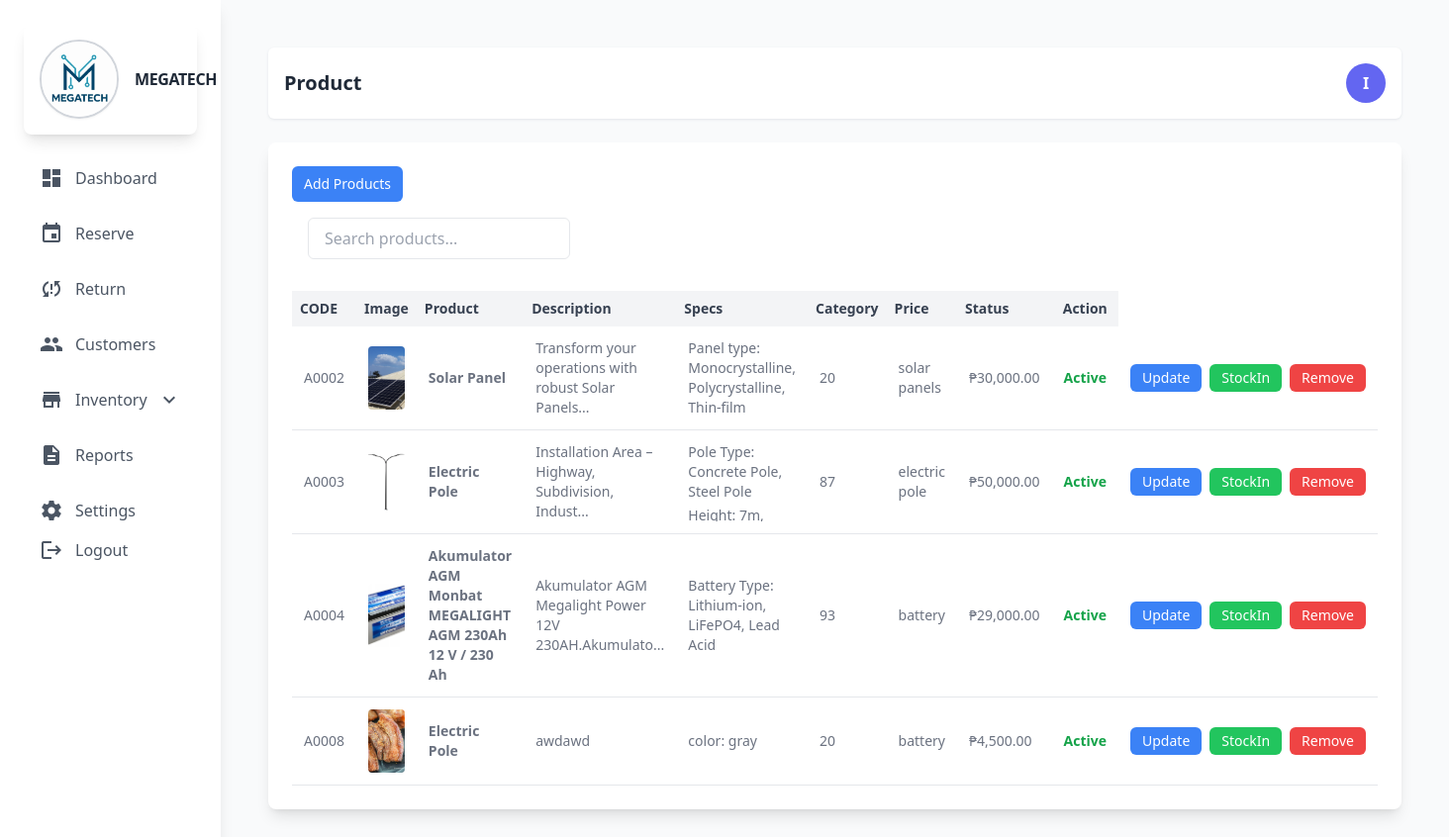
The page /admin/products.php (signed in) on the database its author committed.
### tables this page shows
CREATE TABLE `product` (
  `prod_id` int(11) NOT NULL,
  `prod_code` varchar(60) NOT NULL,
  `prod_name` varchar(60) NOT NULL,
  `prod_description` text NOT NULL,
  `prod_specs` longtext NOT NULL CHECK (json_valid(`prod_specs`)),
  `prod_stocks` int(11) NOT NULL,
  `prod_category_id` int(11) NOT NULL,
  `prod_price` decimal(10,2) NOT NULL,
  `prod_critical` int(11) NOT NULL,
  `prod_status` int(11) NOT NULL COMMENT '0=unactive,1=active',
  `prod_image` varchar(255) NOT NULL,
  `prod_added` datetime NOT NULL
);

CREATE TABLE `category` (
  `category_id` int(11) NOT NULL,
  `category_name` varchar(60) NOT NULL,
  `category_description` text DEFAULT NULL,
  `status` int(11) NOT NULL DEFAULT 1 COMMENT '0=InActive 1=Active'
);

### admin/backend/db.php (called while the page is built, shortened)
<?php
class db_connect
{
    public $host = db_host;
    public $user = db_user;
    public $pass = db_pass;
    public $name = db_name;
    public function connect()
    {
        try {
            $this->conn = new mysqli($this->host, $this->user, $this->pass, $this->name);
        } catch (\Throwable $th) {
            header("Location:setup.php");
        }
    }
}

### admin/backend/class.php (called while the page is built, shortened)
<?php
include ('db.php');
class global_class extends db_connect
{
public function fetch_all_product(){
        $query = $this->conn->prepare("SELECT *
        FROM `product`
        LEFT JOIN category
        ON product.prod_category_id = category.category_id
        where prod_status='1'
        ");
        if ($query->execute()) {
            $result = $query->get_result();
            return $result;
        }
    }
}
?>

### admin/products.php (the view, shortened to what this page needs)
<?php
include "components/header.php";
?>
<div class="flex justify-between items-center bg-white p-4 mb-6 rounded-md shadow shadow-gray-200">
    <h2 class="text-xl font-semibold text-gray-800">Product</h2>
    <div class="w-10 h-10 bg-indigo-500 rounded-full flex items-center justify-center text-white font-bold">
        <?php echo strtoupper(substr($_SESSION['admin_username'], 0, 1)); ?>
    </div>
</div>
<div class="bg-white rounded-lg shadow-lg p-6">
    <button id="addProductButton" class="bg-blue-500 text-white py-2 px-3 rounded-md text-sm ">
                Add Products
     </button>
    <div class="mb-4 p-4">
        <input
            type="text"
            id="searchInput"
            class="w-50 px-4 py-2 border rounded-md text-gray-700 focus:outline-none focus:ring-2 focus:ring-blue-500"
            placeholder="Search products..."
        />
    </div>
    <div class="overflow-x-auto">
        <table id="userTable" class="display table-auto w-full text-sm text-left text-gray-500 dark:text-gray-400">
            <thead class="bg-gray-100 text-gray-700">
                <tr>
                    <th class="p-2">CODE</th>
                    <th class="p-2">Image</th>
                    <th class="p-2">Product</th>
                    <th class="p-2">Description</th>
                    <th class="p-2">Specs</th>
                    <th class="p-2">Category</th>
                    <th class="p-2">Price</th>
                    <th class="p-2">Status</th>
                    <th class="p-2 text-center">Action</th>
                </tr>
            </thead>
            <tbody>
                <?php include "backend/end-points/product_list.php" ?>
            </tbody>
        </table>
    </div>
</div>
<?php include "components/footer.php";?>

### admin/backend/end-points/product_list.php
<?php
$fetch_all_product = $db->fetch_all_product();
if ($fetch_all_product->num_rows > 0) {
    foreach ($fetch_all_product as $product):
        $status = ($product['prod_status'] > 0) ? "Active" : "Not Active";
        $image_path = !empty($product['prod_image']) ? "../upload/{$product['prod_image']}" : 'images/default.png';
        $specs_html = '';
        $decoded_specs = [];
        if (!empty($product['prod_specs'])) {
            $decoded_specs = json_decode($product['prod_specs'], true);
            if (is_array($decoded_specs)) {
                foreach ($decoded_specs as $spec) {
                    $spec_name = htmlspecialchars($spec['Specs'] ?? '');
                    $spec_value = htmlspecialchars($spec['value'] ?? '');
                    $specs_html .= "<div><span class='font-medium'>$spec_name:</span> <span>$spec_value</span></div>";
                }
            } else {
                $specs_html = '<span class="text-gray-500 italic">Invalid specs</span>';
            }
        } else {
            $specs_html = '<span class="text-gray-400 italic">No specs</span>';
        }
        $specs_json = htmlspecialchars(json_encode($decoded_specs), ENT_QUOTES, 'UTF-8');
?>
<tr class="border-b">
    <td class="p-3"><?= htmlspecialchars($product['prod_code']) ?></td>
    <td class="p-3">
        <img src="<?= $image_path ?>" alt="<?= htmlspecialchars($product['prod_name']) ?>" class="w-16 h-16 object-cover rounded">
    </td>
    <td class="p-3 font-semibold"><?= htmlspecialchars($product['prod_name']) ?></td>
    <td class="p-3 text-sm">
        <?= strlen($product['prod_description']) > 50 ? htmlspecialchars(substr($product['prod_description'], 0, 50)) . '...' : htmlspecialchars($product['prod_description']) ?>
    </td>
    <td class="p-3 text-sm">
     <div class="space-y-1 max-h-[80px] overflow-y-auto">
            <?= $specs_html ?>
        </div>
    </td>
    <td class="p-3"><?= $product['prod_stocks'] ?></td>
    <td class="p-3"><?= htmlspecialchars($product['category_name']) ?></td>
    <td class="p-3">₱<?= number_format($product['prod_price'], 2) ?></td>
    <td class="p-3">
        <span class="<?= $product['prod_status'] > 0 ? 'text-green-600 font-semibold' : 'text-red-500 italic' ?>">
            <?= $status ?>
        </span>
    </td>
    <td class="p-3 text-center">
        <div class="flex flex-col sm:flex-row justify-center items-center space-y-1 sm:space-y-0 sm:space-x-2">
            <button class="bg-blue-500 text-white py-1 px-3 rounded-md text-sm updateProductToggler"
                data-prod_id="<?= $product['prod_id'] ?>"
                data-prod_code="<?= htmlspecialchars($product['prod_code']) ?>"
                data-prod_name="<?= htmlspecialchars($product['prod_name']) ?>"
                data-prod_price="<?= $product['prod_price'] ?>"
                data-prod_stocks="<?= $product['prod_stocks'] ?>"
                data-prod_category_id="<?= $product['prod_category_id'] ?>"
                data-prod_critical="<?= $product['prod_critical'] ?>"
                data-prod_description="<?= htmlspecialchars($product['prod_description']) ?>"
                data-prod_specs="<?= $specs_json ?>"
            >
                Update
            </button>
            <button class="bg-green-500 text-white py-1 px-3 rounded-md text-sm stockInToggler"
                data-prod_stocks="<?= $product['prod_stocks'] ?>"
                data-prod_id="<?= $product['prod_id'] ?>"
                data-prod_name="<?= htmlspecialchars($product['prod_name']) ?>"
            >
                StockIn
            </button>
            <button class="bg-red-500 text-white py-1 px-3 rounded-md text-sm togglerRemoveProduct"
                data-prod_id="<?= $product['prod_id'] ?>"
                data-prod_name="<?= htmlspecialchars($product['prod_name']) ?>"
            >
                Remove
            </button>
        </div>
    </td>
</tr>
<?php
    endforeach;
} else { ?>
<tr>
    <td colspan="10" class="p-4 text-center text-gray-500 italic">No Product Found.</td>
</tr>
<?php } ?>

### rows shown on the page
product: prod_code "A0002", prod_image (picture), prod_name "Solar Panel", prod_description "Transform your operations with robust Solar Panels", spec_name "Panel type", spec_value "Monocrystalline, Polycrystalline, Thin-film", prod_stocks "20", category.category_name "solar panels", prod_price "30,000.00", prod_status "Active"
product: prod_code "A0003", prod_image (picture), prod_name "Electric Pole", prod_description "Installation Area – Highway, Subdivision, Indust", spec_name "Pole Type", spec_value "Concrete Pole, Steel Pole", spec_name "Height", spec_value "7m,…", prod_stocks "87", category.category_name "electric pole", prod_price "50,000.00", prod_status "Active"
product: prod_code "A0004", prod_image (picture), prod_name "Akumulator AGM Monbat MEGALIGHT AGM 230Ah 12 V / 230 Ah", prod_description "Akumulator AGM Megalight Power 12V 230AH.Akumulato", spec_name "Battery Type", spec_value "Lithium-ion, LiFePO4, Lead Acid", prod_stocks "93", category.category_name "battery", prod_price "29,000.00", prod_status "Active"
product: prod_code "A0008", prod_image (picture), prod_name "Electric Pole", prod_description "awdawd", spec_name "color", spec_value "gray", prod_stocks "20", category.category_name "battery", prod_price "4,500.00", prod_status "Active"

### other values the page prints
substr($_SESSION['admin_username'], 0, 1) "I"
